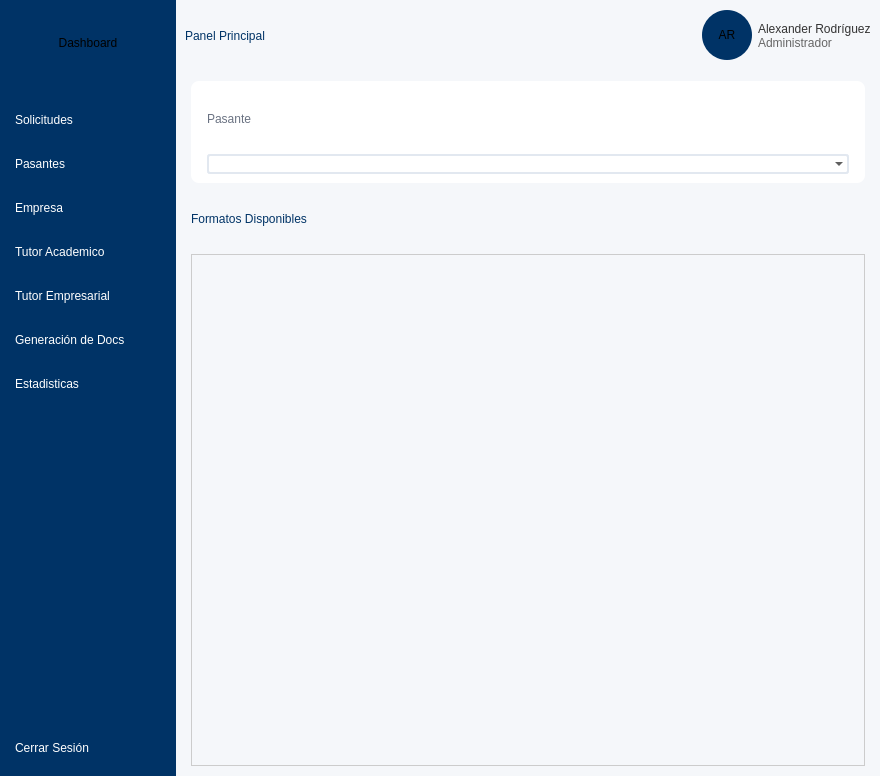
<?xml version="1.0" encoding="UTF-8"?>
<ui version="4.0">
 <class>Form</class>
 <widget class="QWidget" name="Form">
  <property name="geometry">
   <rect>
    <x>0</x>
    <y>0</y>
    <width>880</width>
    <height>776</height>
   </rect>
  </property>
  <property name="windowTitle">
   <string>Form</string>
  </property>
  <layout class="QHBoxLayout" name="horizontalLayout" stretch="1,4">
   <property name="spacing">
    <number>0</number>
   </property>
   <property name="leftMargin">
    <number>0</number>
   </property>
   <property name="topMargin">
    <number>0</number>
   </property>
   <property name="rightMargin">
    <number>0</number>
   </property>
   <property name="bottomMargin">
    <number>0</number>
   </property>
   <item>
    <widget class="QFrame" name="frame">
     <property name="styleSheet">
      <string notr="true">QFrame{
	background-color: rgb(0, 51, 102);
    border:none;
}</string>
     </property>
     <property name="frameShape">
      <enum>QFrame::Shape::StyledPanel</enum>
     </property>
     <property name="frameShadow">
      <enum>QFrame::Shadow::Raised</enum>
     </property>
     <layout class="QVBoxLayout" name="verticalLayout" stretch="1,8">
      <property name="leftMargin">
       <number>0</number>
      </property>
      <property name="topMargin">
       <number>0</number>
      </property>
      <property name="rightMargin">
       <number>0</number>
      </property>
      <property name="bottomMargin">
       <number>0</number>
      </property>
      <item>
       <widget class="QFrame" name="frame_3">
        <property name="styleSheet">
         <string notr="true">border: 1px;
border-bottom-color: rgb(1, 98, 255);</string>
        </property>
        <property name="frameShape">
         <enum>QFrame::Shape::StyledPanel</enum>
        </property>
        <property name="frameShadow">
         <enum>QFrame::Shadow::Raised</enum>
        </property>
        <layout class="QVBoxLayout" name="verticalLayout_5">
         <property name="spacing">
          <number>0</number>
         </property>
         <property name="leftMargin">
          <number>0</number>
         </property>
         <property name="topMargin">
          <number>0</number>
         </property>
         <property name="rightMargin">
          <number>0</number>
         </property>
         <property name="bottomMargin">
          <number>0</number>
         </property>
         <item>
          <widget class="QLabel" name="label">
           <property name="styleSheet">
            <string notr="true">font: 600 20pt &quot;Segoe UI&quot;;</string>
           </property>
           <property name="text">
            <string>Dashboard</string>
           </property>
           <property name="alignment">
            <set>Qt::AlignmentFlag::AlignCenter</set>
           </property>
          </widget>
         </item>
        </layout>
       </widget>
      </item>
      <item>
       <widget class="QFrame" name="frame_4">
        <property name="styleSheet">
         <string notr="true">QPushButton{
	color: rgb(255, 255, 255);
	border:none;
	background-color: transparent;
	padding: 12px 6px;
	font:500 12pt &quot;Segoe UI&quot;;
	text-align: left;
	
	
}

QPushButton:hover {
       background-color: rgba(255, 255, 255, 0.1);
}

</string>
        </property>
        <property name="frameShape">
         <enum>QFrame::Shape::StyledPanel</enum>
        </property>
        <property name="frameShadow">
         <enum>QFrame::Shadow::Raised</enum>
        </property>
        <layout class="QVBoxLayout" name="verticalLayout_2">
         <item>
          <widget class="QPushButton" name="btnSolicitud">
           <property name="cursor">
            <cursorShape>PointingHandCursor</cursorShape>
           </property>
           <property name="layoutDirection">
            <enum>Qt::LayoutDirection::LeftToRight</enum>
           </property>
           <property name="autoFillBackground">
            <bool>false</bool>
           </property>
           <property name="text">
            <string>Solicitudes</string>
           </property>
          </widget>
         </item>
         <item>
          <widget class="QPushButton" name="pushButton_2">
           <property name="cursor">
            <cursorShape>PointingHandCursor</cursorShape>
           </property>
           <property name="text">
            <string>Pasantes</string>
           </property>
          </widget>
         </item>
         <item>
          <widget class="QPushButton" name="pushButton_3">
           <property name="cursor">
            <cursorShape>PointingHandCursor</cursorShape>
           </property>
           <property name="text">
            <string>Empresa</string>
           </property>
          </widget>
         </item>
         <item>
          <widget class="QPushButton" name="pushButton_4">
           <property name="cursor">
            <cursorShape>PointingHandCursor</cursorShape>
           </property>
           <property name="text">
            <string>Tutor Academico</string>
           </property>
          </widget>
         </item>
         <item>
          <widget class="QPushButton" name="pushButton_5">
           <property name="cursor">
            <cursorShape>PointingHandCursor</cursorShape>
           </property>
           <property name="text">
            <string>Tutor Empresarial</string>
           </property>
          </widget>
         </item>
         <item>
          <widget class="QPushButton" name="btnGen">
           <property name="cursor">
            <cursorShape>PointingHandCursor</cursorShape>
           </property>
           <property name="text">
            <string>Generación de Docs</string>
           </property>
          </widget>
         </item>
         <item>
          <widget class="QPushButton" name="pushButton_7">
           <property name="cursor">
            <cursorShape>PointingHandCursor</cursorShape>
           </property>
           <property name="text">
            <string>Estadisticas</string>
           </property>
          </widget>
         </item>
         <item>
          <spacer name="verticalSpacer">
           <property name="orientation">
            <enum>Qt::Orientation::Vertical</enum>
           </property>
           <property name="sizeHint" stdset="0">
            <size>
             <width>20</width>
             <height>528</height>
            </size>
           </property>
          </spacer>
         </item>
         <item>
          <widget class="QPushButton" name="cerrar_sesionButton">
           <property name="cursor">
            <cursorShape>PointingHandCursor</cursorShape>
           </property>
           <property name="text">
            <string>Cerrar Sesión</string>
           </property>
           <property name="checkable">
            <bool>false</bool>
           </property>
          </widget>
         </item>
        </layout>
       </widget>
      </item>
     </layout>
    </widget>
   </item>
   <item>
    <widget class="QFrame" name="frame_2">
     <property name="styleSheet">
      <string notr="true">QFrame{
	background-color: rgb(245, 247, 250);
	border:none;
}</string>
     </property>
     <property name="frameShape">
      <enum>QFrame::Shape::StyledPanel</enum>
     </property>
     <property name="frameShadow">
      <enum>QFrame::Shadow::Raised</enum>
     </property>
     <layout class="QVBoxLayout" name="verticalLayout_6" stretch="1,10">
      <property name="spacing">
       <number>0</number>
      </property>
      <property name="leftMargin">
       <number>0</number>
      </property>
      <property name="topMargin">
       <number>0</number>
      </property>
      <property name="rightMargin">
       <number>0</number>
      </property>
      <property name="bottomMargin">
       <number>0</number>
      </property>
      <item>
       <widget class="QFrame" name="frame_5">
        <property name="frameShape">
         <enum>QFrame::Shape::StyledPanel</enum>
        </property>
        <property name="frameShadow">
         <enum>QFrame::Shadow::Raised</enum>
        </property>
        <layout class="QHBoxLayout" name="horizontalLayout_2">
         <item>
          <widget class="QLabel" name="label_2">
           <property name="styleSheet">
            <string notr="true">color: rgb(0, 51, 102);
font: 800 16pt &quot;Segoe UI&quot;;</string>
           </property>
           <property name="text">
            <string>Panel Principal</string>
           </property>
          </widget>
         </item>
         <item>
          <spacer name="horizontalSpacer">
           <property name="orientation">
            <enum>Qt::Orientation::Horizontal</enum>
           </property>
           <property name="sizeHint" stdset="0">
            <size>
             <width>342</width>
             <height>20</height>
            </size>
           </property>
          </spacer>
         </item>
         <item>
          <widget class="QFrame" name="frame_8">
           <property name="styleSheet">
            <string notr="true">background-color: rgb(0, 51, 102);

border-radius: 25px;
border: none;
min-width:50px;
min-height:50px;
max-width:50px;
max-height:50px;</string>
           </property>
           <property name="frameShape">
            <enum>QFrame::Shape::StyledPanel</enum>
           </property>
           <property name="frameShadow">
            <enum>QFrame::Shadow::Raised</enum>
           </property>
           <layout class="QVBoxLayout" name="verticalLayout_3">
            <property name="spacing">
             <number>0</number>
            </property>
            <property name="leftMargin">
             <number>0</number>
            </property>
            <property name="topMargin">
             <number>0</number>
            </property>
            <property name="rightMargin">
             <number>0</number>
            </property>
            <property name="bottomMargin">
             <number>0</number>
            </property>
            <item>
             <widget class="QLabel" name="label_3">
              <property name="styleSheet">
               <string notr="true">background-color: transparent;
font: 20pt &quot;Segoe UI&quot;;
</string>
              </property>
              <property name="text">
               <string>AR</string>
              </property>
              <property name="alignment">
               <set>Qt::AlignmentFlag::AlignCenter</set>
              </property>
             </widget>
            </item>
           </layout>
          </widget>
         </item>
         <item>
          <layout class="QVBoxLayout" name="verticalLayout_4">
           <property name="spacing">
            <number>0</number>
           </property>
           <item>
            <widget class="QLabel" name="usernameLabel">
             <property name="styleSheet">
              <string notr="true">color: rgb(51, 51, 51);
font: 10pt &quot;Segoe UI&quot;;</string>
             </property>
             <property name="text">
              <string>Alexander Rodríguez</string>
             </property>
             <property name="alignment">
              <set>Qt::AlignmentFlag::AlignBottom|Qt::AlignmentFlag::AlignLeading|Qt::AlignmentFlag::AlignLeft</set>
             </property>
            </widget>
           </item>
           <item>
            <widget class="QLabel" name="rolLabel">
             <property name="styleSheet">
              <string notr="true">color: rgb(102, 102, 102);
font: 350 italic 9pt &quot;Segoe UI&quot;;</string>
             </property>
             <property name="text">
              <string>Administrador</string>
             </property>
             <property name="alignment">
              <set>Qt::AlignmentFlag::AlignLeading|Qt::AlignmentFlag::AlignLeft|Qt::AlignmentFlag::AlignTop</set>
             </property>
            </widget>
           </item>
          </layout>
         </item>
        </layout>
       </widget>
      </item>
      <item>
       <widget class="QStackedWidget" name="stackedWidget">
        <widget class="QWidget" name="page">
         <layout class="QVBoxLayout" name="verticalLayout_8" stretch="2,1,10">
          <property name="spacing">
           <number>10</number>
          </property>
          <property name="leftMargin">
           <number>15</number>
          </property>
          <property name="topMargin">
           <number>10</number>
          </property>
          <property name="rightMargin">
           <number>15</number>
          </property>
          <property name="bottomMargin">
           <number>10</number>
          </property>
          <item>
           <widget class="QFrame" name="frame_6">
            <property name="styleSheet">
             <string notr="true">#frame_6{
	background-color: white;

	border-radius:8px;
}</string>
            </property>
            <property name="frameShape">
             <enum>QFrame::Shape::StyledPanel</enum>
            </property>
            <property name="frameShadow">
             <enum>QFrame::Shadow::Raised</enum>
            </property>
            <layout class="QVBoxLayout" name="verticalLayout_7">
             <property name="leftMargin">
              <number>16</number>
             </property>
             <property name="rightMargin">
              <number>16</number>
             </property>
             <item>
              <widget class="QLabel" name="label_4">
               <property name="styleSheet">
                <string notr="true">color: rgb(106, 114, 130);
background-color: transparent;
font: 400 14pt &quot;Segoe UI&quot;;</string>
               </property>
               <property name="text">
                <string>Pasante</string>
               </property>
              </widget>
             </item>
             <item>
              <widget class="QComboBox" name="comboBox">
               <property name="styleSheet">
                <string notr="true">border-radius:3px;
font: 400 12pt &quot;Segoe UI&quot;;
background-color: transparent;
border: 2px solid rgb(226, 232, 240);</string>
               </property>
               <property name="placeholderText">
                <string>--Seleccione Pasante--</string>
               </property>
              </widget>
             </item>
            </layout>
           </widget>
          </item>
          <item>
           <widget class="QLabel" name="label_5">
            <property name="styleSheet">
             <string notr="true">font: 550 20pt &quot;Segoe UI&quot;;
color:rgb(0, 51, 102);
background-color: transparent;
</string>
            </property>
            <property name="text">
             <string>Formatos Disponibles</string>
            </property>
           </widget>
          </item>
          <item>
           <widget class="QListWidget" name="listWidget">
            <property name="styleSheet">
             <string notr="true">QListWidget {
                background-color: transparent;
                border: 1px solid #ccc;
				padding:0px;
            }
          </string>
            </property>
            <property name="movement">
             <enum>QListView::Movement::Static</enum>
            </property>
            <property name="resizeMode">
             <enum>QListView::ResizeMode::Adjust</enum>
            </property>
            <property name="layoutMode">
             <enum>QListView::LayoutMode::SinglePass</enum>
            </property>
            <property name="spacing">
             <number>5</number>
            </property>
            <property name="viewMode">
             <enum>QListView::ViewMode::IconMode</enum>
            </property>
            <property name="modelColumn">
             <number>0</number>
            </property>
            <property name="uniformItemSizes">
             <bool>false</bool>
            </property>
            <property name="itemAlignment">
             <set>Qt::AlignmentFlag::AlignHCenter|Qt::AlignmentFlag::AlignLeading|Qt::AlignmentFlag::AlignLeft</set>
            </property>
           </widget>
          </item>
         </layout>
        </widget>
        <widget class="QWidget" name="page_2"/>
       </widget>
      </item>
     </layout>
    </widget>
   </item>
  </layout>
 </widget>
 <resources/>
 <connections/>
</ui>
